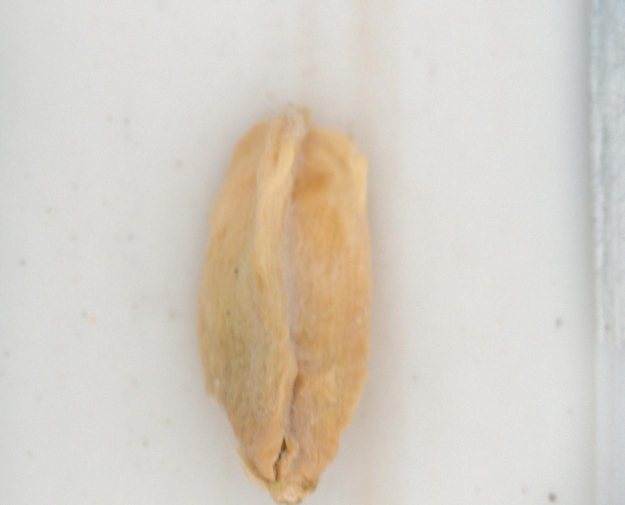
#> input picture data/test_wheat_2021/Wheat/Test Samples/CFP-CK1/16401081_0.jpg, 1250 x 1010 px, found by its file name (shown at 1/2 size); its folder holds only this picture in this run
$ jupyter execute --allow-errors General_Full_Set.ipynb
#> lines starting #> are read from the running program, lines starting #| are printed output that depends on the picture
This script was modified from the "General.ipynb" script, which was created for the purpose of benchmarking of ML methods. This script is meant to train the same networks present in "General.ipynb" with the same training set, and classify the new data collected with belt.

Created by Samuel Horovatin, February 2022

[cell 1]
# Data Processing Imports
import pandas as pd
import os
from skimage.transform import resize, rotate, resize
from skimage.io import imread
import numpy as np
import glob
import pickle

# Logger Imports
import time
import logging
import sys
from logging.handlers import TimedRotatingFileHandler

# Model Specific Imports
from sklearn.model_selection import train_test_split
from sklearn.pipeline import make_pipeline
from sklearn.linear_model import LogisticRegression
from sklearn import svm
from sklearn.model_selection import GridSearchCV
from sklearn.neighbors import KNeighborsClassifier
from sklearn.ensemble import RandomForestClassifier
from sklearn.linear_model import Lasso

[cell 2]
# Sets up all standardized logger stuff
FORMATTER = logging.Formatter("%(asctime)s —  %(levelname)s — %(message)s")
LOG_FILE = "General_Script_Full_Set.log"

def get_console_handler():
    console_handler = logging.StreamHandler(sys.stdout)
    console_handler.setFormatter(FORMATTER)
    return console_handler

def get_file_handler():
    file_handler = TimedRotatingFileHandler(LOG_FILE, when='midnight')
    file_handler.setFormatter(FORMATTER)
    return file_handler

def get_logger(logger_name):
#> further down, img is the input picture: shape (1010, 1250, 3); mean R, G, B 212.9, 205.7, 194.8
#> `img_resized=resize(img,(150,150,3))`:
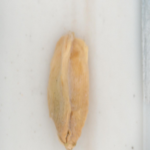
#> img_resized: shape (150, 150, 3) float64; mean R, G, B 0.835, 0.807, 0.764
    logger = logging.getLogger(logger_name)

    if (logger.hasHandlers()): # important as removes duplicate loggers (and thus duplicate log entries)
        logger.handlers.clear()
    logger.setLevel(logging.DEBUG) # better to have too much log than not enough
    logger.addHandler(get_console_handler())
    logger.addHandler(get_file_handler())
    # with this pattern, it's rarely necessary to propagate the error up to parent
    logger.propagate = False
    return logger

logger = get_logger("General_Script")

[cell 3]
# Lays out all training data paths.
# NOTE, the folder in which the img's are stored in dictates there health class. See comments for folder class

Categories_Durum=['CFP-CK1','CFP-CK2'] # [Infected, Healthy]
Categories_Bread=['CFP-CK3','CFP-CK4'] # [Infected, Healthy]
Categories_Test_B179 = ['CFP-B179-A','CFP-B179-B'] # [Infected, Healthy]
Categories_Test_B223 = ['CFP-B223-A','CFP-B223-B'] # [Infected, Healthy]

Infected_Categories = ['CFP-CK1', 'CFP-CK3', 'CFP-B179-A', 'CFP-B223-A']

All_Categories = [Categories_Durum, Categories_Bread, Categories_Test_B179, Categories_Test_B223]

# Pickle Info Locations
Pickle_location = '/birl2/users/sch923/Thesis/Data/'
Eval_Data_Pickle_Name = 'Eval_Data.pkl'
Models_Pickle_Name = 'Models_L1_LogR.pkl'
Prediction_Pickle_Name = 'Predictions_L1_LogR.pkl'

# Training Set Info Locations
datadir='/birl2/users/sch923/Thesis/Data/Wheat/TestSamples'

[cell 4]
# Pre-processing step and loading of all training data

img_arr, label_arr = [],[]
total_imgs, total_infected, total_healthy = 0, 0, 0


# creating species specific data sets
#> (the rest of this cell did not finish here and is left out)

[cell 5]
# Image flattening for training data
logger.info(f'Flattening images...')
flat_arr = []

for group in img_arr:
    flat_arr.append(list())
    for img in group:
        flat_img = img.flatten()
        flat_arr[len(flat_arr)-1].append(flat_img)
#> after the loop, flat_arr = 1 item

logger.info(f'Image flattening complete!')

[cell 6]
# Slicing of input data into seperate dataframes (two for each data set), one containing image data and the other containing class data

list_arr_fun = lambda l : np.array(l)
flat_img_list=list(map(list_arr_fun, flat_arr))
#> flat_img_list = 1 item
label_img_list=list(map(list_arr_fun, label_arr))

#> (the rest of this cell did not finish here and is left out)
